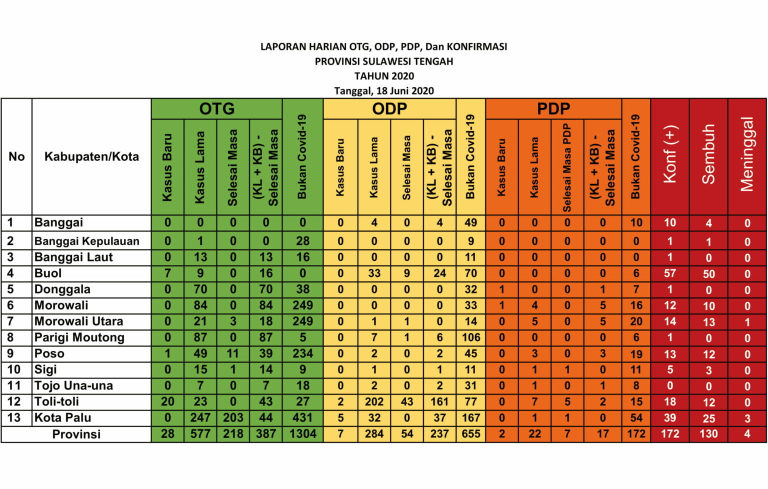
#> input picture Codes/CV_Tesseract/Text-Extraction/working_copy/source7.png, 1536 x 978 px (shown at 1/2 size); its folder holds only this picture in this run
$ python -i ROI_selection.py   (imports and definitions only)
#> lines starting #> are read from the running program, lines starting #| are printed output that depends on the picture; after the words box and inside, x2 and y2 are one past the last pixel; in counts of white or black regions, pixels touching at a corner belong together
#> further down, picture is the input picture: shape (978, 1536, 3); mean B, G, R 135, 171.9, 200.8
import sys
# import math
import cv2 as cv
import numpy as np

def is_vertical(line):
    return line[0]==line[2]

def is_horizontal(line):
    return line[1]==line[3]

def overlapping_filter(lines, sorting_index):
    filtered_lines = []

    lines = sorted(lines, key=lambda lines: lines[sorting_index])

    for i in range(len(lines)):
            l_curr = lines[i]
            if(i>0):
                l_prev = lines[i-1]
                if ( (l_curr[sorting_index] - l_prev[sorting_index]) > 5):
                    filtered_lines.append(l_curr)
            else:
                filtered_lines.append(l_curr)

    return filtered_lines

def detect_lines(image, title='default', rho = 1, theta = np.pi/180, threshold = 50, minLinLength = 290, maxLineGap = 6, display = False, write = False):
    # Check if image is loaded fine
#> called with title = 'default', rho = 1, theta = 0.0175, threshold = 50, minLinLength = 290, maxLineGap = 6, display = False, write = False
    gray = cv.cvtColor(image, cv.COLOR_BGR2GRAY)
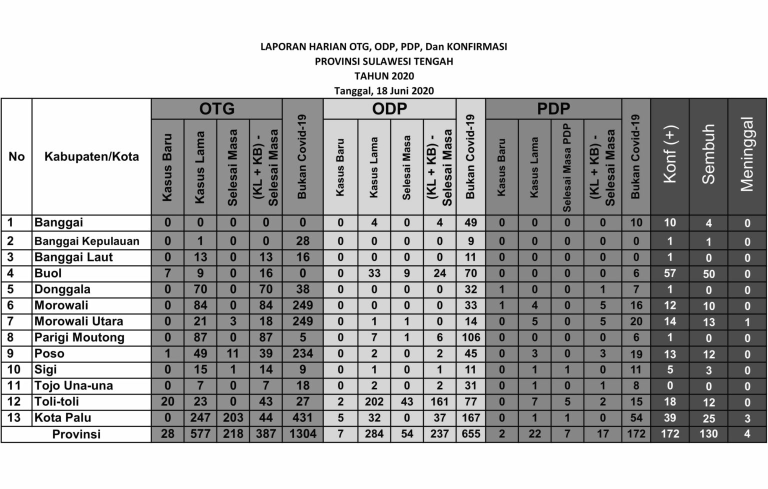
#> gray: shape (978, 1536) (shown at 1/2 size); min 0, max 255, mean 176.4

    if gray is None:
        print ('Error opening image!')
        return -1

    dst = cv.Canny(gray, 50, 150, None, 3)
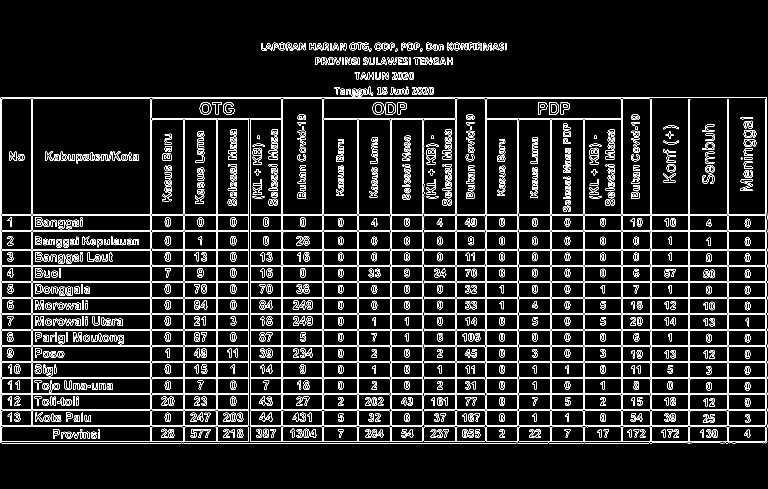
#> dst: shape (978, 1536) (shown at 1/2 size); 8.8% white in thin lines or dots, all inside (x1, y1, x2, y2) = (1, 85, 1535, 887)

    # Copy edges to the images that will display the results in BGR
    cImage = np.copy(image)

    #linesP = cv.HoughLinesP(dst, 1 , np.pi / 180, 50, None, 290, 6)
    linesP = cv.HoughLinesP(dst, rho , theta, threshold, None, minLinLength, maxLineGap)
#> linesP = 76 rows, first 6: [1, 819, 1534, 819], [1, 629, 1534, 629], [1, 661, 1534, 661], [1, 498, 1534, 498], [1, 789, 1534, 789], [1, 597, 1534, 597]

    horizontal_lines = []
    vertical_lines = []

    if linesP is not None:
        #for i in range(40, nb_lines):
        for i in range(0, len(linesP)):
            l = linesP[i][0]

            if (is_vertical(l)):
                vertical_lines.append(l)

            elif (is_horizontal(l)):
                horizontal_lines.append(l)
#> this loop made 76 passes
#> l on passes 1 to 12: [1, 819, 1534, 819], [1, 629, 1534, 629], [1, 661, 1534, 661], [1, 498, 1534, 498], [1, 789, 1534, 789], [1, 597, 1534, 597], [1, 195, 1533, 195], [1, 821, 1534, 821], [1, 725, 1534, 725], [1, 883, 1534, 883], [1, 500, 1534, 500], [1, 757, 1534, 757]
#> after the loop, horizontal_lines = 35 items, first 6: [1, 819, 1534, 819], [1, 629, 1534, 629], [1, 661, 1534, 661], [1, 498, 1534, 498], [1, 789, 1534, 789], [1, 597, 1534, 597]; vertical_lines = 41 items, first 6: [911, 881, 911, 199], [1456, 784, 1456, 198], [645, 882, 645, 199], [1300, 882, 1300, 199], [1168, 885, 1168, 241], [782, 882, 782, 240]

        horizontal_lines = overlapping_filter(horizontal_lines, 1)
#> in overlapping_filter, `lines = sorted(lines, key=lambda lines: lines[sorting_index])`: lines = 35 items, first 6: [1, 195, 1533, 195], [1, 197, 1298, 197], [642, 428, 973, 428], [1, 429, 299, 429], [1, 431, 1534, 431], [1, 461, 1533, 461]
#> the loop in overlapping_filter, `for i in range(len(lines)):` made 35 passes
#> (l_curr, l_prev) on passes 2 to 13: ([1, 197, 1298, 197], [1, 195, 1533, 195]), ([642, 428, 973, 428], [1, 197, 1298, 197]), ([1, 429, 299, 429], [642, 428, 973, 428]), ([1, 431, 1534, 431], [1, 429, 299, 429]), ([1, 461, 1533, 461], [1, 431, 1534, 431]), ([1, 463, 1534, 463], [1, 461, 1533, 461]), ([1, 498, 1534, 498], [1, 463, 1534, 463]), ([1, 500, 1534, 500], [1, 498, 1534, 498]), ([1, 530, 1534, 530], [1, 500, 1534, 500]), ([1, 532, 1534, 532], [1, 530, 1534, 530]), ([1, 562, 1534, 562], [1, 532, 1534, 532]), ([1171, 564, 1534, 564], [1, 562, 1534, 562])
#> after the loop in overlapping_filter, `for i in range(len(lines)):`: filtered_lines = 16 items, first 6: [1, 195, 1533, 195], [642, 428, 973, 428], [1, 461, 1533, 461], [1, 498, 1534, 498], [1, 530, 1534, 530], [1, 562, 1534, 562]
#> horizontal_lines has the same summary as filtered_lines in overlapping_filter
        vertical_lines = overlapping_filter(vertical_lines, 0)
#> the loop in overlapping_filter (call 2), `for i in range(len(lines)):` made 41 passes
#> (l_curr, l_prev) on passes 2 to 13: ([3, 882, 3, 198], [1, 885, 1, 196]), ([62, 850, 62, 198], [3, 882, 3, 198]), ([65, 850, 65, 198], [62, 850, 62, 198]), ([301, 882, 301, 198], [65, 850, 65, 198]), ([303, 882, 303, 199], [301, 882, 301, 198]), ([366, 882, 366, 240], [303, 882, 303, 199]), ([369, 882, 369, 240], [366, 882, 366, 240]), ([432, 882, 432, 240], [369, 882, 369, 240]), ([434, 882, 434, 240], [432, 882, 432, 240]), ([497, 882, 497, 240], [434, 882, 434, 240]), ([500, 882, 500, 240], [497, 882, 497, 240]), ([563, 882, 563, 198], [500, 882, 500, 240])
#> l_curr on pass 1: [1, 885, 1, 196]
#> vertical_lines = 21 items, first 6: [1, 885, 1, 196], [62, 850, 62, 198], [301, 882, 301, 198], [366, 882, 366, 240], [432, 882, 432, 240], [497, 882, 497, 240]

    if (display):
        for i, line in enumerate(horizontal_lines):
            cv.line(cImage, (line[0], line[1]), (line[2], line[3]), (0,255,0), 3, cv.LINE_AA)

            cv.putText(cImage, str(i) + "h", (line[0] + 5, line[1]), cv.FONT_HERSHEY_SIMPLEX,
                       0.5, (0, 0, 0), 1, cv.LINE_AA)

        for i, line in enumerate(vertical_lines):
            cv.line(cImage, (line[0], line[1]), (line[2], line[3]), (0,0,255), 3, cv.LINE_AA)
            cv.putText(cImage, str(i) + "v", (line[0], line[1] + 5), cv.FONT_HERSHEY_SIMPLEX,
                       0.5, (0, 0, 0), 1, cv.LINE_AA)

        # cv.imshow("Source", cImage)
        #cv.imshow("Canny", cdstP)
        cv.waitKey(0)
        cv.destroyAllWindows()

    if (write):
        cv.imwrite(f"{title}.png", cImage)

    return (horizontal_lines, vertical_lines)

# global cnt
cnt = 0

def get_ROI(image, horizontal, vertical, left_line_index, right_line_index, top_line_index, bottom_line_index, offset=4):
    x1 = vertical[left_line_index][2] + offset
    y1 = horizontal[top_line_index][3] + offset
    x2 = vertical[right_line_index][2] - offset
    y2 = horizontal[bottom_line_index][3] - offset

    w = x2 - x1
    h = y2 - y1

    global cnt

    cropped_image = image[ y1:y1+h , x1:x1+w ]

    # cv.imshow("path", cropped_image)
    # cv.waitKey(0)

    path = f"D:/AJAYMON/AJAY/Programming/Auto_Excel_Mark_Entry/Codes/CV_Tesseract/Text-Extraction/working_copy/img/crop{cnt}.jpg"
    cv.imwrite(path, cropped_image)
    # cv.waitKey(0)

    cnt += 1


    return cropped_image, (x1, y1, w, h)

# [14 lines of commented-out code are left out]

>>> import cv2
>>> picture = cv2.imread('source7.png')
>>> result = detect_lines(picture)

$ run again, on Codes/CV_Tesseract/Text-Extraction/working_copy/default.png
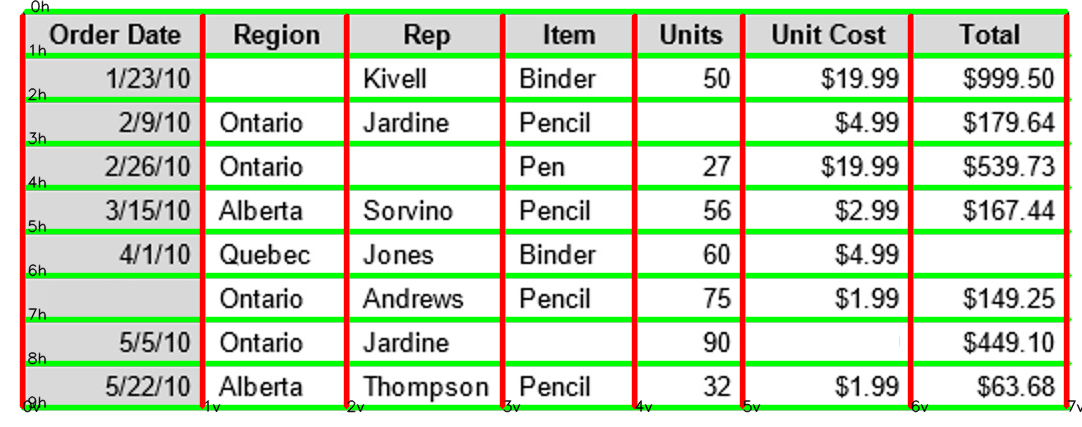
#> input picture Codes/CV_Tesseract/Text-Extraction/working_copy/default.png, 1082 x 427 px
#> picture is the input picture: shape (427, 1082, 3); mean B, G, R 191.6, 221.8, 201
#> in detect_lines, `gray = cv.cvtColor(image, cv.COLOR_BGR2GRAY)`:
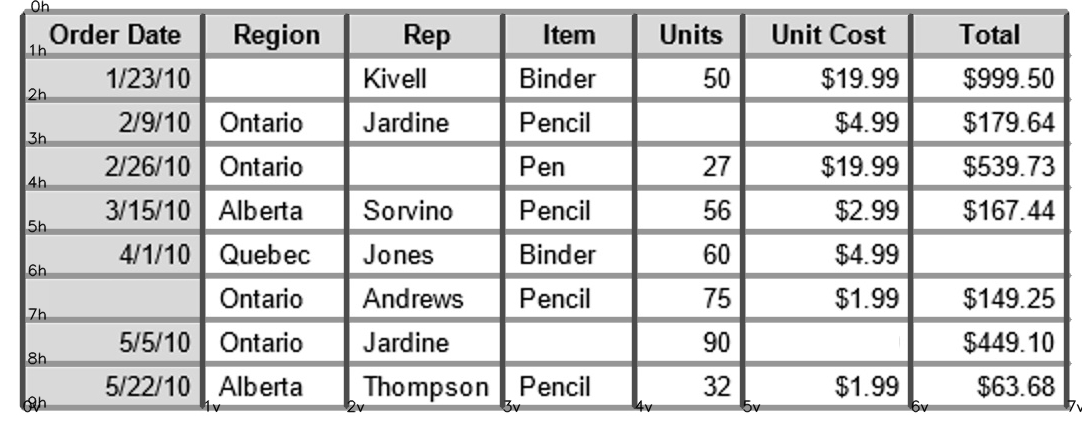
#> gray: shape (427, 1082); min 0, max 255, mean 212.1
#> in detect_lines, `dst = cv.Canny(gray, 50, 150, None, 3)`:
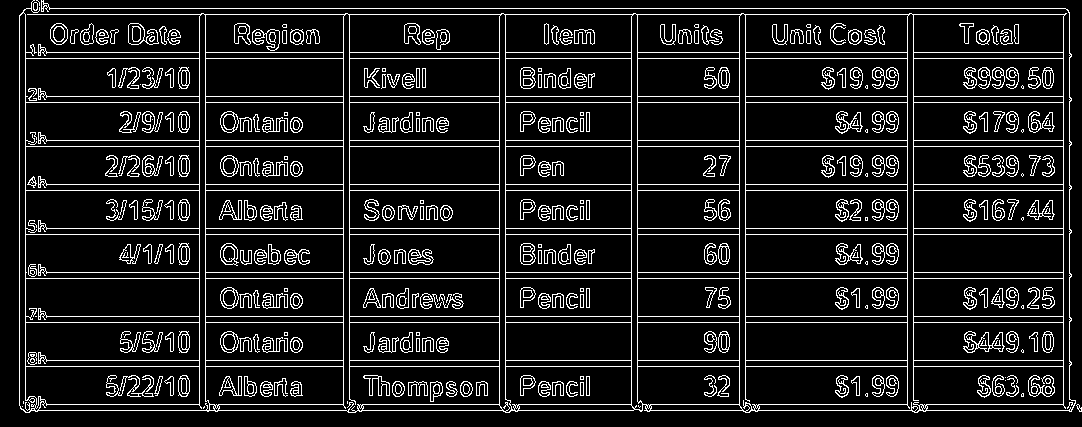
#> dst: shape (427, 1082); 11.1% white in thin lines or dots
#> linesP = 36 rows, first 6: [20, 14, 1069, 14], [19, 322, 1069, 322], [19, 278, 1069, 278], [19, 272, 1069, 272], [23, 410, 1071, 410], [19, 366, 1069, 366]
#> the loop in detect_lines, `for i in range(0, len(linesP)):` made 36 passes
#> after the loop in detect_lines, `for i in range(0, len(linesP)):`: horizontal_lines = 20 items, first 6: [20, 14, 1069, 14], [19, 322, 1069, 322], [19, 278, 1069, 278], [19, 272, 1069, 272], [23, 410, 1071, 410], [19, 366, 1069, 366]; vertical_lines = 16 items, first 6: [205, 403, 205, 15], [25, 412, 25, 9], [199, 405, 199, 16], [907, 405, 907, 16], [913, 411, 913, 15], [343, 405, 343, 16]
#> lines = 20 items, first 6: [26, 8, 1065, 8], [20, 14, 1069, 14], [19, 52, 1069, 52], [19, 58, 1069, 58], [19, 96, 1069, 96], [19, 102, 1069, 102]
#> the loop in overlapping_filter, `for i in range(len(lines)):` made 20 passes
#> (l_curr, l_prev) on passes 2 to 9: ([20, 14, 1069, 14], [26, 8, 1065, 8]), ([19, 52, 1069, 52], [20, 14, 1069, 14]), ([19, 58, 1069, 58], [19, 52, 1069, 52]), ([19, 96, 1069, 96], [19, 58, 1069, 58]), ([19, 102, 1069, 102], [19, 96, 1069, 96]), ([19, 140, 1069, 140], [19, 102, 1069, 102]), ([19, 146, 1069, 146], [19, 140, 1069, 140]), ([19, 184, 1069, 184], [19, 146, 1069, 146])
#> after the loop in overlapping_filter, `for i in range(len(lines)):`: filtered_lines has the same summary as lines
#> in detect_lines, `horizontal_lines = overlapping_filter(horizontal_lines, 1)`: horizontal_lines has the same summary as lines in overlapping_filter
#> the loop in overlapping_filter (call 2), `for i in range(len(lines)):` made 16 passes
#> (l_curr, l_prev) on passes 2 to 9: ([25, 412, 25, 9], [19, 405, 19, 15]), ([199, 405, 199, 16], [25, 412, 25, 9]), ([205, 403, 205, 15], [199, 405, 199, 16]), ([343, 405, 343, 16], [205, 403, 205, 15]), ([349, 412, 349, 15], [343, 405, 343, 16]), ([499, 405, 499, 16], [349, 412, 349, 15]), ([505, 412, 505, 15], [499, 405, 499, 16]), ([631, 405, 631, 16], [505, 412, 505, 15])
#> in detect_lines, `vertical_lines = overlapping_filter(vertical_lines, 0)`: vertical_lines = 16 items, first 6: [19, 405, 19, 15], [25, 412, 25, 9], [199, 405, 199, 16], [205, 403, 205, 15], [343, 405, 343, 16], [349, 412, 349, 15]
